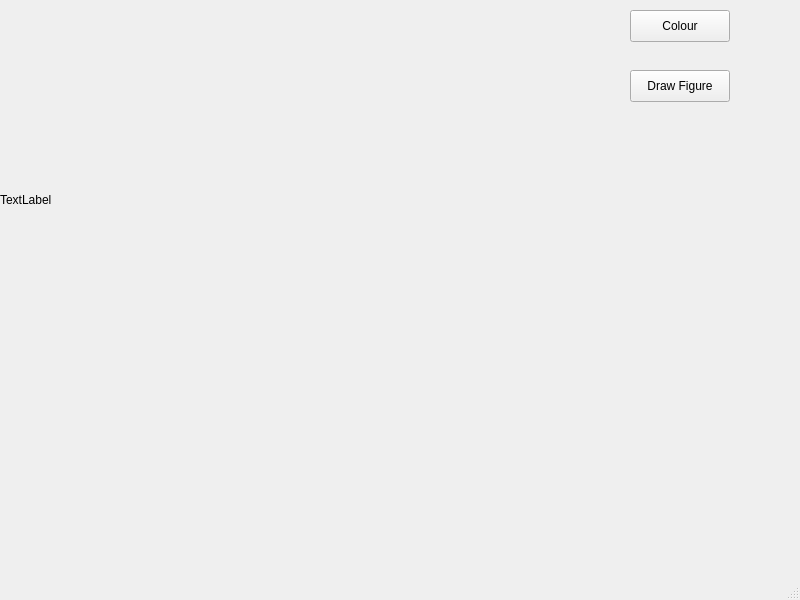
<?xml version="1.0" encoding="UTF-8"?>
<ui version="4.0">
 <class>anshAssignment2</class>
 <widget class="QMainWindow" name="anshAssignment2">
  <property name="geometry">
   <rect>
    <x>0</x>
    <y>0</y>
    <width>800</width>
    <height>600</height>
   </rect>
  </property>
  <property name="windowTitle">
   <string>anshAssignment2</string>
  </property>
  <widget class="QWidget" name="centralwidget">
   <widget class="QLabel" name="label">
    <property name="geometry">
     <rect>
      <x>0</x>
      <y>0</y>
      <width>500</width>
      <height>400</height>
     </rect>
    </property>
    <property name="text">
     <string>TextLabel</string>
    </property>
   </widget>
   <widget class="QPushButton" name="pushButton">
    <property name="geometry">
     <rect>
      <x>630</x>
      <y>10</y>
      <width>100</width>
      <height>32</height>
     </rect>
    </property>
    <property name="text">
     <string>Colour</string>
    </property>
   </widget>
   <widget class="QPushButton" name="pushButton_2">
    <property name="geometry">
     <rect>
      <x>630</x>
      <y>70</y>
      <width>100</width>
      <height>32</height>
     </rect>
    </property>
    <property name="text">
     <string>Draw Figure</string>
    </property>
   </widget>
  </widget>
  <widget class="QMenuBar" name="menubar">
   <property name="geometry">
    <rect>
     <x>0</x>
     <y>0</y>
     <width>800</width>
     <height>22</height>
    </rect>
   </property>
  </widget>
  <widget class="QStatusBar" name="statusbar"/>
 </widget>
 <resources/>
 <connections/>
</ui>
